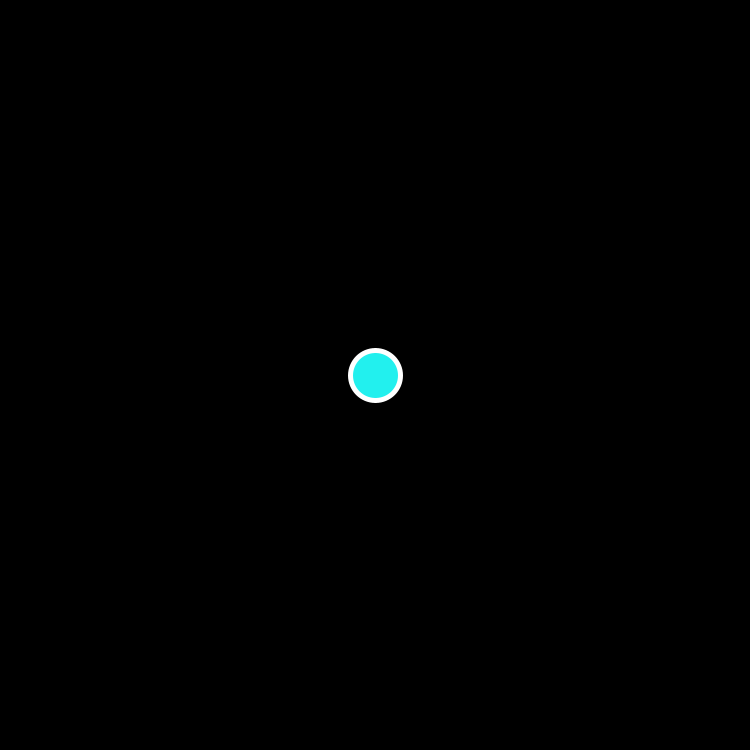
Frame 1 (no input)
Frame 60 (the mouse pressed at the canvas centre just before this capture): identical to frame 1, image omitted
Frame 120 (the mouse held since frame 60 and released just before this capture): identical to frame 1, image omitted

The Processing sketch that drew this single still picture (run headless with seeded random() and noise(); from frame 60 on, the mouse is pressed at the canvas centre):

// Processing sketch: Interaktion
// ── Interaktion.pde
/*
  Maus :
  mouseX - Number               - x koordiante der Maus auf Processing Fenster
  mouseY - Number               - y koordiante der Maus auf Processing Fenster
  pmouseX - Number              - vorherige x koordiante der Maus auf Processing Fenster
  pmouseY - Number              - vorherige y koordiante der Maus auf Processing Fenster
  
  mousePressed - boolean        - variable : ist die Maus gedrückt ?
  mousePressed() - void         - Funktion wird ausgeführt wenn maus gedrückt wird [ benötigt void draw(){} ]
  mousereleased() - void        - Funktion wird ausgeführt wenn maus losgelassen wird [ benötigt void draw(){} ]
  mouseMoved() - void           - Funktion wird ausgeführt wenn maus bewegt wird [ benötigt void draw(){} ]
  mouseDragged() - void         - Funktion wird ausgeführt wenn maus bewegt wird während die maus gedrückt ist [ benötigt void draw(){} ]
  moiseWheel() - void           - Funktion wird ausgeführt wenn mausrad gedreht wird [ benötigt void draw(){} ]
  mouseClicked() - void         - Funktion wird ausgeführt wenn maus geklickt wurde [ benötigt void draw(){} ]
  
  mouseButton [LEFT oder RIGHT] - ex. if(mouseButton == LEFT) -> ist der links Mausknopf gedrückt = ...
  
  Tastatur:
  key - boolean ?               -'A','B','C', ... 'a','b','c',... '1','2','3', ...',',';'.':'... , CODED
  keyCode - boolean ?           - BACKSPACE, TAB, ENTER, RETURN, ESC oder DELETE, UP, DOWN, LEFT, RIGHT
  keyPressed - boolean          - ist eine taste gedrückt ..?
  keyPressed() - void           - Funktion die ausgeführt wird wenn eine Taste gedrückt wird
  keyReleased() - void          - Funktion die ausgeführt wird wenn eine Taste losgelassen wird
  
*/
boolean sw;
int x, y;
color c;

void setup()
{
  size(750,750);
  background(0);
  stroke(255);
  strokeWeight(5);
  
  x = width / 2;
  y = height / 2;
  c = #22F0EE;
  sw = false;
}

void draw()
{
  background(0);
  checkBorders();
  zeichne();
}

void zeichne()
{ 
  fill(c);
  
  if(!sw)
  {
    ellipseMode(CENTER);
    ellipse(x,y,50,50);
  }
  else
  {
    rectMode(CENTER);
    rect(x,y,50,50);
  }
  
}

void checkBorders()
{
    
  if(x > width)
  {
    x = 0;
  } 
  else if(x < 0)
  {
    x = width;
  }
  
  if(y > height)
  {
    y = 0;
  }
  else if(y < 0)
  {
    y = height;
  }
}

void keyPressed()
{
  switch(key)
  {
    case 'w':
    case 'W':
      y -= 10;
      break;
    case 's':
    case 'S':
      y += 10; 
      break;
    case 'a':
    case 'A':
      x -= 10;
      break;
    case 'd':
    case 'D':
      x += 10;
      break;
    case 'q':
    case 'Q':
      sw = !sw;
      break;
  }
}

void mousePressed()
{
  x = mouseX;
  y = mouseY;
}
